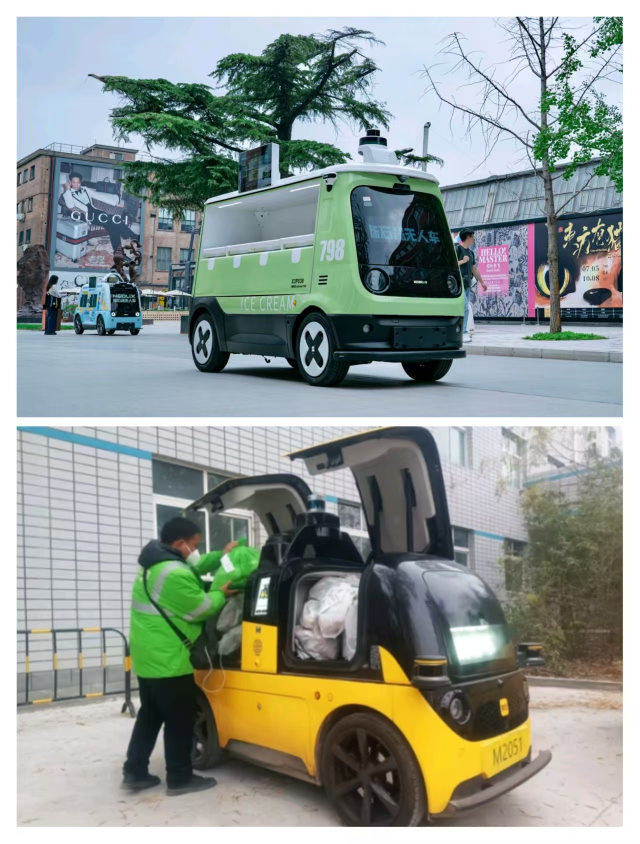
#> input picture dataset/test/images/image3.jpg, 1279 x 1687 px (shown at 1/2 size)
$ python Tensor.py
#> lines starting #> are read from the running program, lines starting #| are printed output that depends on the picture
# [9 lines of commented-out code are left out]


import cv2
import numpy as np

# 读取图片
image = cv2.imread("dataset/test/images/image3.jpg")  # 确保图片路径正确
#> image is the input picture: shape (1687, 1279, 3); mean B, G, R 146.4, 152.2, 143.6

# 检查图片是否加载成功
if image is None:
    print("错误：无法加载图像，请检查文件路径或文件是否存在！")
    exit()  # 退出程序

# 打印原始图像形状
print(f"原始图像形状 (H, W, C): {image.shape}")
#| 原始图像形状 (H, W, C): (1687, 1279, 3)

# 预处理
resized = cv2.resize(image, (256, 256))  # 调整尺寸到 256x256
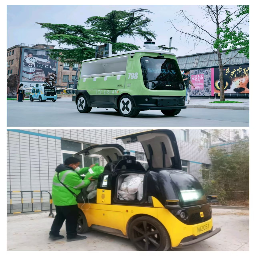
#> resized: shape (256, 256, 3); mean B, G, R 146.4, 152.2, 143.6
print(f"调整尺寸后的形状 (H, W, C): {resized.shape}")
#| 调整尺寸后的形状 (H, W, C): (256, 256, 3)

input_tensor = resized.transpose(2, 0, 1)  # 从 HWC → CHW，形状变为 (3, 256, 256)
print(f"转置后的形状 (C, H, W): {input_tensor.shape}")
#| 转置后的形状 (C, H, W): (3, 256, 256)

input_tensor = np.expand_dims(input_tensor, axis=0)  # 添加批次维度，形状变为 (1, 3, 256, 256)
print(f"添加批次维度后的形状 (B, C, H, W): {input_tensor.shape}")
#| 添加批次维度后的形状 (B, C, H, W): (1, 3, 256, 256)

input_tensor = input_tensor.astype(np.float32)  # 确保数据类型正确
print(f"最终张量数据类型: {input_tensor.dtype}")
#| 最终张量数据类型: float32

# 输出成功信息
print("预处理完成，张量已准备好输入模型！")

$ run again, with dataset/test/images/image1.jpg copied over dataset/test/images/image3.jpg
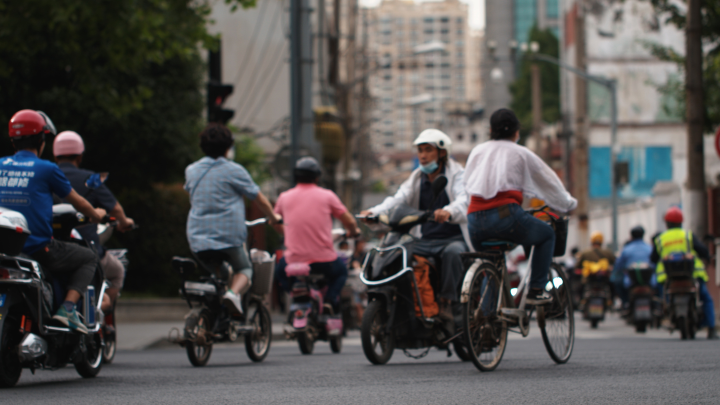
#> input picture dataset/test/images/image1.jpg, 1440 x 810 px (shown at 1/2 size)
#> image is the input picture: shape (810, 1440, 3); mean B, G, R 78, 79.8, 83.1
#| 原始图像形状 (H, W, C): (810, 1440, 3)
#> `resized = cv2.resize(image, (256, 256))`:
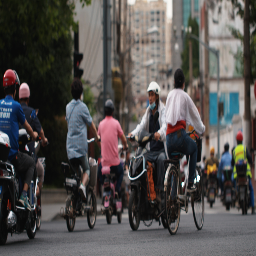
#> resized: shape (256, 256, 3); mean B, G, R 77.9, 79.7, 83
#| 调整尺寸后的形状 (H, W, C): (256, 256, 3)
#| 转置后的形状 (C, H, W): (3, 256, 256)
#| 添加批次维度后的形状 (B, C, H, W): (1, 3, 256, 256)
#| 最终张量数据类型: float32

$ run again, with dataset/test/images/image2.jpg copied over dataset/test/images/image3.jpg
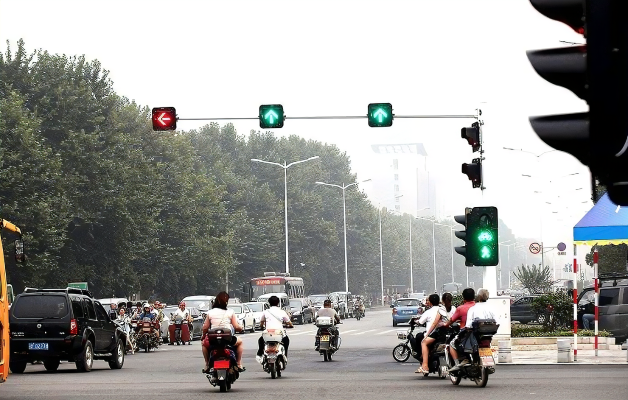
#> input picture dataset/test/images/image2.jpg, 1256 x 799 px (shown at 1/2 size)
#> image is the input picture: shape (799, 1256, 3); mean B, G, R 151.1, 154.1, 154.4
#| 原始图像形状 (H, W, C): (799, 1256, 3)
#> `resized = cv2.resize(image, (256, 256))`:
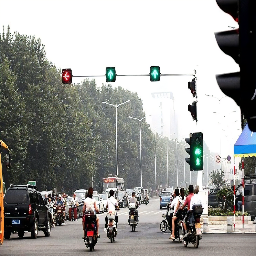
#> resized: shape (256, 256, 3); mean B, G, R 151, 154, 154.3
#| 调整尺寸后的形状 (H, W, C): (256, 256, 3)
#| 转置后的形状 (C, H, W): (3, 256, 256)
#| 添加批次维度后的形状 (B, C, H, W): (1, 3, 256, 256)
#| 最终张量数据类型: float32
